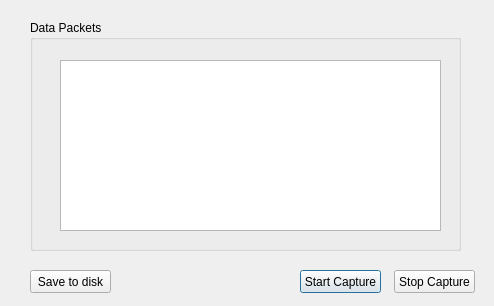
<?xml version="1.0" encoding="UTF-8"?>
<ui version="4.0">
 <class>SerialMonitor</class>
 <widget class="QDialog" name="SerialMonitor">
  <property name="geometry">
   <rect>
    <x>0</x>
    <y>0</y>
    <width>494</width>
    <height>306</height>
   </rect>
  </property>
  <property name="windowTitle">
   <string>Serial Monitor</string>
  </property>
  <widget class="QPushButton" name="start_capture">
   <property name="geometry">
    <rect>
     <x>300</x>
     <y>270</y>
     <width>81</width>
     <height>23</height>
    </rect>
   </property>
   <property name="text">
    <string>Start Capture</string>
   </property>
  </widget>
  <widget class="QPushButton" name="stop_capture">
   <property name="geometry">
    <rect>
     <x>394</x>
     <y>270</y>
     <width>81</width>
     <height>23</height>
    </rect>
   </property>
   <property name="text">
    <string>Stop Capture</string>
   </property>
  </widget>
  <widget class="QGroupBox" name="groupBox">
   <property name="geometry">
    <rect>
     <x>30</x>
     <y>20</y>
     <width>431</width>
     <height>231</height>
    </rect>
   </property>
   <property name="title">
    <string>Data Packets</string>
   </property>
   <widget class="QTextEdit" name="data_packets">
    <property name="geometry">
     <rect>
      <x>30</x>
      <y>40</y>
      <width>381</width>
      <height>171</height>
     </rect>
    </property>
    <property name="font">
     <font>
      <family>Courier New</family>
     </font>
    </property>
   </widget>
  </widget>
  <widget class="QPushButton" name="save">
   <property name="geometry">
    <rect>
     <x>30</x>
     <y>270</y>
     <width>81</width>
     <height>23</height>
    </rect>
   </property>
   <property name="text">
    <string>Save to disk</string>
   </property>
  </widget>
 </widget>
 <resources/>
 <connections/>
</ui>
